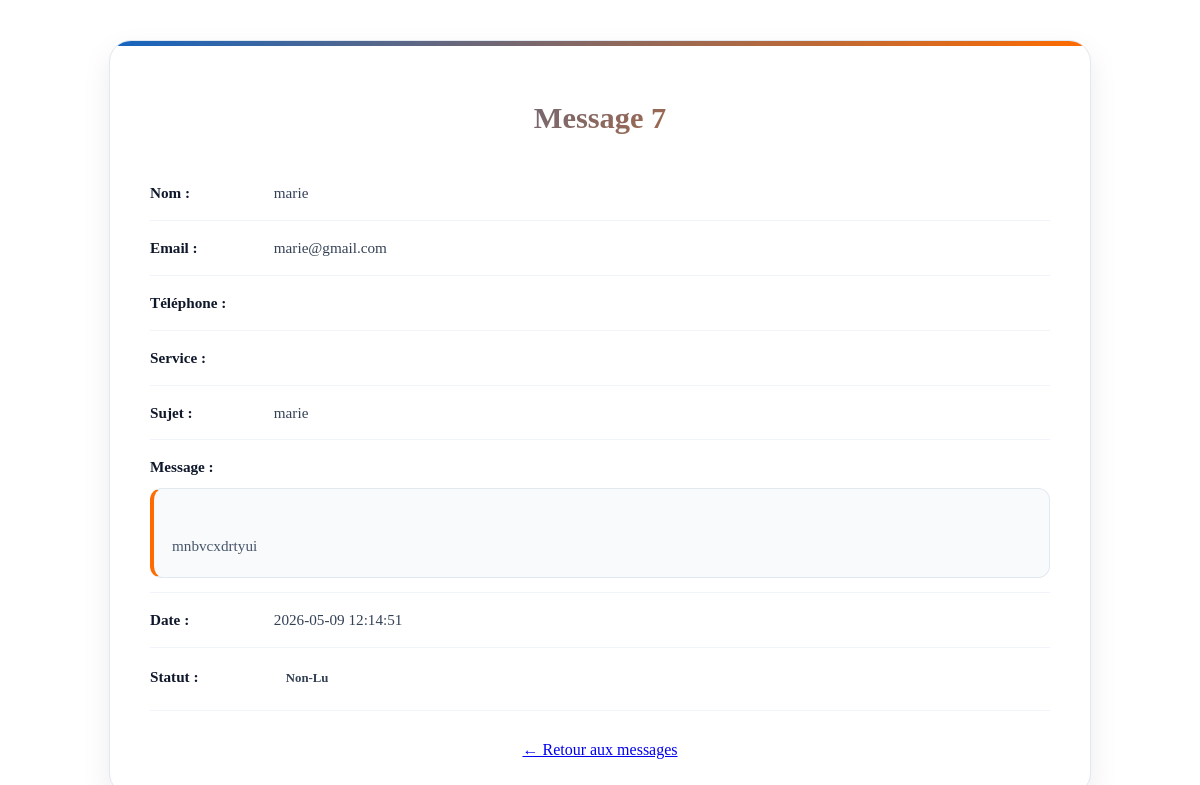
Page /lire?id=7 on the earlier database version.
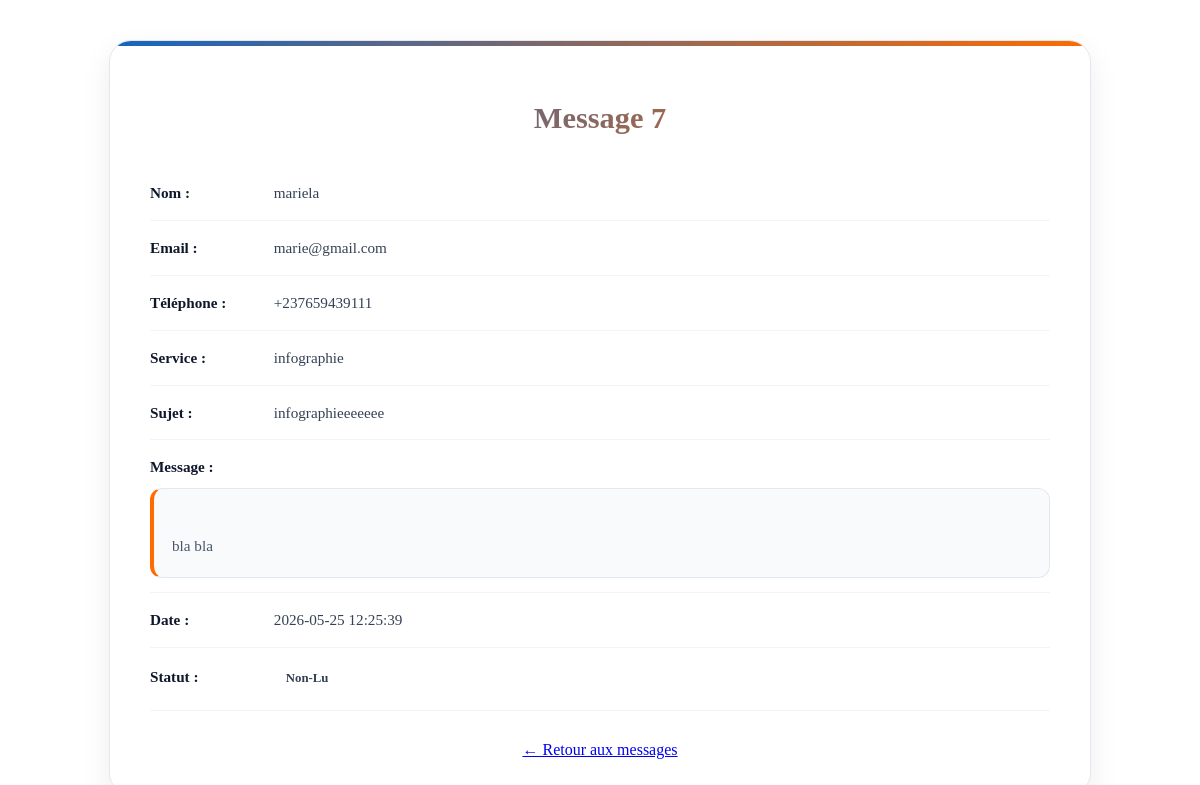
Same page on the later database version.
### tables this page shows
CREATE TABLE IF NOT EXISTS `messages` (
  `id` int(11) NOT NULL AUTO_INCREMENT,
  `nom` varchar(100) NOT NULL,
  `email` varchar(100) NOT NULL,
  `telephone` varchar(20) DEFAULT NULL,
  `serviceC` varchar(100) DEFAULT NULL,
  `sujet` varchar(255) NOT NULL,
  `messageR` longtext NOT NULL,
  `date_creation` datetime DEFAULT CURRENT_TIMESTAMP,
  `statut` enum('non-lu','lu','repondu') DEFAULT 'non-lu',
  PRIMARY KEY (`id`),
  KEY `idx_email` (`email`),
  KEY `idx_date` (`date_creation`)
);

### Admin/formulaire_contact/message_view.php (the view, shortened to what this page needs)
<?php
require_once __DIR__ . '/../../config/db.php';
$id = $_GET['id'] ?? null;
if ($id) {
    $stmt = $pdo->prepare("SELECT * FROM messages WHERE id = :id");
    $stmt->execute([':id' => $id]);
    $msg = $stmt->fetch(PDO::FETCH_ASSOC);
}
?>
<link rel="stylesheet" href="/StandComputer/style-admin">
<?php if ($msg): ?>
<div class="message-card">
    <h2>Message <?= $msg['id'] ?></h2>
    <div class="message-item">
        <strong>Nom :</strong>
        <?= htmlspecialchars($msg['nom']) ?>
    </div>
    <div class="message-item">
        <strong>Email :</strong>
        <?= htmlspecialchars($msg['email']) ?>
    </div>
    <div class="message-item">
        <strong>Téléphone :</strong>
        <?= htmlspecialchars($msg['telephone']) ?>
    </div>
    <div class="message-item">
        <strong>Service :</strong>
        <?= htmlspecialchars($msg['serviceC']) ?>
    </div>
    <div class="message-item">
        <strong>Sujet :</strong>
        <?= htmlspecialchars($msg['sujet']) ?>
    </div>
    <div class="message-item">
        <strong>Message :</strong>
        <div class="message-content">
            <?= nl2br(htmlspecialchars($msg['messageR'])) ?>
        </div>
    </div>
    <div class="message-item">
        <strong>Date :</strong>
        <?= $msg['date_creation'] ?>
    </div>
    <div class="message-item">
        <strong>Statut :</strong>
        <span class="status <?= strtolower($msg['statut']) ?>">
            <?= htmlspecialchars($msg['statut']) ?>
        </span>
    </div>
    <div class="message-actions">
        <a href="/StandComputer/gerer-les-formulaires-de-contact" class="back">← Retour aux messages</a>
    </div>
</div>
<?php else: ?>
    <div class="message-not-found">
        Message introuvable ❌
    </div>
<?php endif; ?>

Differences in the rows shown:
changed messages "marie@gmail.com": nom "marie" → "mariela"; telephone (not shown) → "+237659439111"; serviceC (not shown) → "infographie"; sujet "marie" → "infographieeeeeee"; messageR "mnbvcxdrtyui" → "bla bla"; date_creation "2026-05-09 12:14:51" → "2026-05-25 12:25:39"
